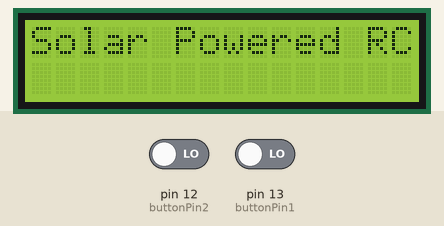
The sketch below on a simulated Arduino Uno, built with avr-gcc and run on an emulated ATmega328P. Parts: 16×2 character LCD. The test bench sets the inputs (shaded band); at power-on: pin 12 (buttonPin2) LOW, pin 13 (buttonPin1) LOW.

Above: at 1.2 s.
1.3 s: pin 12 (buttonPin2) driven HIGH and pin 13 (buttonPin1) driven HIGH
At 2.3 s:
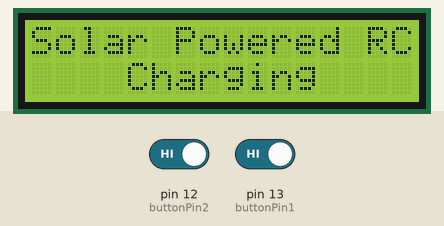
2.8 s: pin 12 (buttonPin2) driven LOW
At 5.55 s:
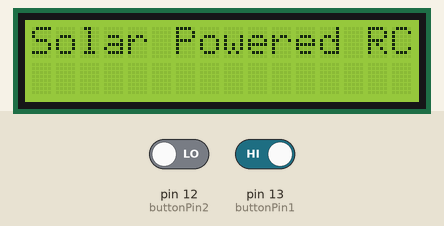
5.8 s: pin 12 (buttonPin2) driven HIGH
At 6.9 s:
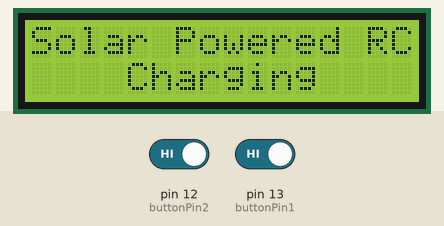
7.3 s: pin 13 (buttonPin1) driven LOW
At 10.05 s:
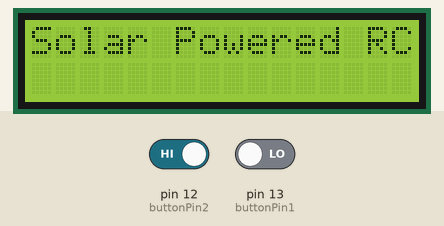
10.3 s: pin 13 (buttonPin1) driven HIGH
At 11.7 s:
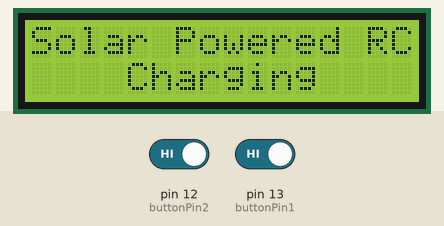
Timing chart, 0 to 12.8 s (numbered marks = the images above; inputs shaded):
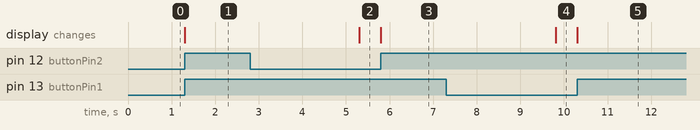

The sketch:

ButtonMicrocontroller.ino
```cpp
#include <LiquidCrystal.h>
#include <Wire.h>
// LiquidCrystal(rs, enable, d4, d5, d6, d7)
LiquidCrystal lcd(A0, A1, A2, A3, 11, 10);
const int buttonPin1 = 13;
const int buttonPin2 = 12;
int buttonState1 = 0;
int buttonState2 = 0;
int value = 0;
char space[] = "       ";
char fullspace[] = "                ";
// ------------------------------------------------------ SETUP FUNCTION
void setup()
{
  // LCD with 16 columns and 2 rows
  lcd.begin(16, 2);
  pinMode(buttonPin1, INPUT);
  pinMode(buttonPin2, INPUT);
  Serial.begin(115200);
  Wire.begin();
}
// ------------------------------------------------------ LOOP FUNCTION
void loop()
{
  buttonState1 = digitalRead(buttonPin1);
  buttonState2 = digitalRead(buttonPin2);
  if (buttonState1 == HIGH && buttonState2 == HIGH)
  {
    // Turn on display
    lcd.setCursor(0, 1);
    lcd.print("    Charging    ");
    delay(2000);
    lcd.print(" Fully Charged  ");
    delay(2000);
  }
  else
  {
    // Resetting to basic apperance
    lcd.setCursor(0, 0);
    lcd.print("Solar Powered RC");
    lcd.setCursor(0, 1);
    lcd.print(fullspace);
  }
}
```

Measured:
- after the input at 1.3 s, the display: changes at once (image 1)
- after the input at 2.8 s, the display: changes after 2.5 s (image 2)
- after the input at 5.8 s, the display: changes at once (image 3)
- after the input at 7.3 s, the display: changes after 2.5 s (image 4)
- after the input at 10.3 s, the display: changes at once (image 5)
